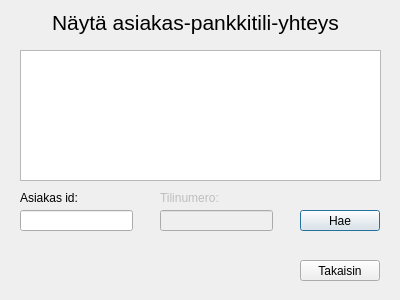
<?xml version="1.0" encoding="UTF-8"?>
<ui version="4.0">
 <class>Asiakas_Pankkitili_Yhteys</class>
 <widget class="QDialog" name="Asiakas_Pankkitili_Yhteys">
  <property name="geometry">
   <rect>
    <x>0</x>
    <y>0</y>
    <width>400</width>
    <height>300</height>
   </rect>
  </property>
  <property name="windowTitle">
   <string>Dialog</string>
  </property>
  <widget class="QLabel" name="label">
   <property name="geometry">
    <rect>
     <x>10</x>
     <y>10</y>
     <width>371</width>
     <height>41</height>
    </rect>
   </property>
   <property name="font">
    <font>
     <pointsize>16</pointsize>
    </font>
   </property>
   <property name="text">
    <string>Näytä asiakas-pankkitili-yhteys</string>
   </property>
   <property name="alignment">
    <set>Qt::AlignHCenter|Qt::AlignTop</set>
   </property>
   <property name="wordWrap">
    <bool>true</bool>
   </property>
  </widget>
  <widget class="QLineEdit" name="leAsiakasId">
   <property name="geometry">
    <rect>
     <x>20</x>
     <y>210</y>
     <width>113</width>
     <height>21</height>
    </rect>
   </property>
  </widget>
  <widget class="QLineEdit" name="leTilinumero">
   <property name="enabled">
    <bool>false</bool>
   </property>
   <property name="geometry">
    <rect>
     <x>160</x>
     <y>210</y>
     <width>113</width>
     <height>21</height>
    </rect>
   </property>
  </widget>
  <widget class="QPushButton" name="btnHae">
   <property name="geometry">
    <rect>
     <x>300</x>
     <y>210</y>
     <width>80</width>
     <height>21</height>
    </rect>
   </property>
   <property name="text">
    <string>Hae</string>
   </property>
  </widget>
  <widget class="QPushButton" name="btnTakaisin">
   <property name="geometry">
    <rect>
     <x>300</x>
     <y>260</y>
     <width>80</width>
     <height>21</height>
    </rect>
   </property>
   <property name="text">
    <string>Takaisin</string>
   </property>
  </widget>
  <widget class="QLabel" name="label_2">
   <property name="geometry">
    <rect>
     <x>20</x>
     <y>190</y>
     <width>81</width>
     <height>16</height>
    </rect>
   </property>
   <property name="text">
    <string>Asiakas id:</string>
   </property>
  </widget>
  <widget class="QLabel" name="label_3">
   <property name="enabled">
    <bool>false</bool>
   </property>
   <property name="geometry">
    <rect>
     <x>160</x>
     <y>190</y>
     <width>101</width>
     <height>16</height>
    </rect>
   </property>
   <property name="text">
    <string>Tilinumero:</string>
   </property>
  </widget>
  <widget class="QTextBrowser" name="tbYhteysInfo">
   <property name="geometry">
    <rect>
     <x>20</x>
     <y>50</y>
     <width>361</width>
     <height>131</height>
    </rect>
   </property>
  </widget>
  <widget class="QLabel" name="labelInfo">
   <property name="geometry">
    <rect>
     <x>26</x>
     <y>260</y>
     <width>261</width>
     <height>16</height>
    </rect>
   </property>
   <property name="text">
    <string/>
   </property>
   <property name="alignment">
    <set>Qt::AlignRight|Qt::AlignTop|Qt::AlignTrailing</set>
   </property>
  </widget>
 </widget>
 <resources/>
 <connections/>
</ui>
